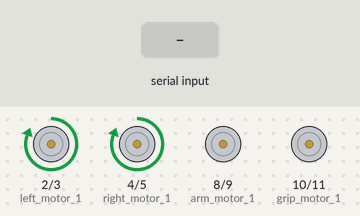
A sketch run on a simulated Arduino Uno, built with avr-gcc and run on an emulated ATmega328P. Shown: motor-driver pin pairs drawn as motors (green arrow = first pin HIGH = forward, orange = second pin HIGH = backward, longer = more drive). Inputs (shaded band) come from the test bench.

Above: at 2.2 s.
2.3 s: "b" received over Serial
At 2.5 s:
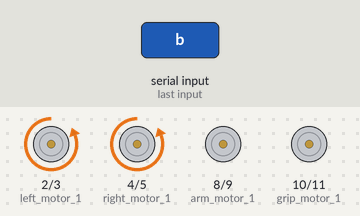
5.3 s: "l" received over Serial
At 6.3 s:
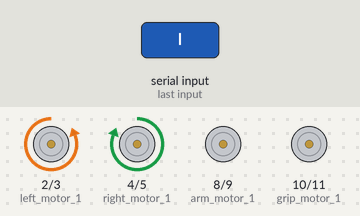
7.9 s: "r" received over Serial
At 8.9 s:
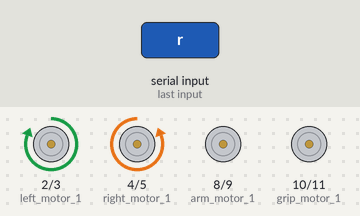
10.5 s: "u" received over Serial
At 12.5 s:
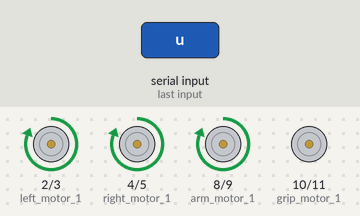
13.5 s: "d" received over Serial
At 14.8 s:
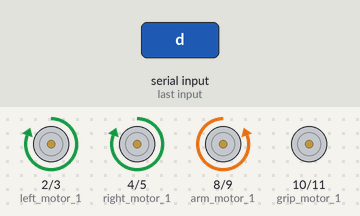
16.5 s: "o" received over Serial
At 17.7 s:
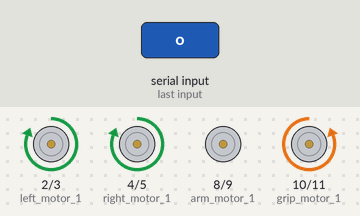
Timing chart, 0 to 19.5 s (numbered marks = the images above; inputs shaded):
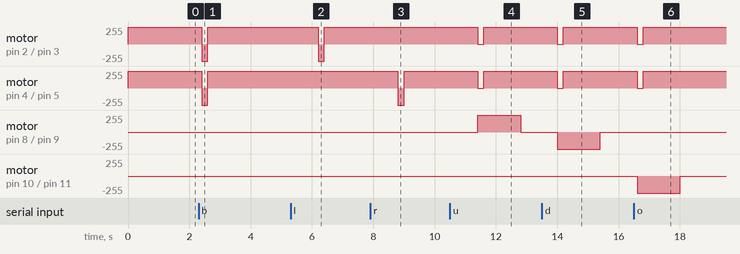

The sketch:

Pick_and_place_robot_modified.ino
```cpp
// bluetooth pin connections TX-->RX of arduino,,,,,RX--> TX of arduino

const int left_motor_1=2;   // rightside front motor terminal 1
const int left_motor_2=3;   // rightside front motor terminal 2
const int right_motor_1=4;  // rightside back motor terminal 1
const int right_motor_2=5;  // rightside back motor terminal 2

const int  arm_motor_1=8;   // hand movement motor terminal 1
const int  arm_motor_2=9;   // hand movement motor terminal 2
const int  grip_motor_1=10; // gripper motor terminal 1
const int  grip_motor_2=11; // gripper motor terminal 2

void setup()
{
pinMode(left_motor_1,OUTPUT);
pinMode(left_motor_2,OUTPUT);
pinMode(right_motor_1,OUTPUT);
pinMode(right_motor_2,OUTPUT);

pinMode(arm_motor_1,OUTPUT);
pinMode(arm_motor_2,OUTPUT);
pinMode(grip_motor_1,OUTPUT);
pinMode(grip_motor_2,OUTPUT);
Serial.begin(9600);
}

void default1()
{
digitalWrite(left_motor_1,LOW);
digitalWrite(left_motor_2,LOW);
digitalWrite(right_motor_1,LOW);
digitalWrite(right_motor_2,LOW);

digitalWrite(arm_motor_1,LOW);
digitalWrite(arm_motor_2,LOW);
digitalWrite(grip_motor_1,LOW);
digitalWrite(grip_motor_2,LOW);
}


void loop()
{
  {
  forward();
  delay(1000);
  default1();
  }
  while(Serial.available())
  {
    char command = Serial.read();
    switch(command)
    {
      case 'f':
      forward();
      break;

      case 'b':
      backward();
      break;

      case 'l':
      left_turn();
      break;

      case 'r':
      right_turn();
      break;
    }
    if(command == 'u')
    arm_up();

    if (command == 'd')
    arm_down();

    if (command == 'o')
    gripper_open();

    if(command == 'c')
    gripper_close();

    if(command == 's')
    default1();
  }
}

void forward()
{
  digitalWrite(left_motor_1,HIGH);
  digitalWrite(left_motor_2,LOW);
  digitalWrite(right_motor_1,HIGH);
  digitalWrite(right_motor_2,LOW);
  delay(200);
}

void backward()
{
  digitalWrite(left_motor_1,LOW);
  digitalWrite(left_motor_2,HIGH);
  digitalWrite(right_motor_1,LOW);
  digitalWrite(right_motor_2,HIGH);
  delay(200);
}

void left_turn()
{
  digitalWrite(left_motor_1,LOW);
  digitalWrite(left_motor_2,HIGH);
  digitalWrite(right_motor_1,HIGH);
  digitalWrite(right_motor_2,LOW);
  delay(200);
}

void right_turn()
{
  digitalWrite(left_motor_1,HIGH);
  digitalWrite(left_motor_2,LOW);
  digitalWrite(right_motor_1,LOW);
  digitalWrite(right_motor_2,HIGH);
  delay(200);
}

void arm_up()
  {
    digitalWrite(arm_motor_1,HIGH);
    digitalWrite(arm_motor_2,LOW);
    delay(200);
  }
void arm_down()
  {
    digitalWrite(arm_motor_1,LOW);
    digitalWrite(arm_motor_2,HIGH);
    delay(200);
  }

void gripper_close()
  {
    digitalWrite(grip_motor_1,HIGH);
    digitalWrite(grip_motor_2,LOW);
    delay(200);
  }

void gripper_open()
  {
    digitalWrite(grip_motor_1,LOW);
    digitalWrite(grip_motor_2,HIGH);
    delay(200);
  }
```

Measured:
- after the input at 2.3 s, motor on pin 2 (left_motor_1) / pin 3 (left_motor_2), motor on pin 4 (right_motor_1) / pin 5 (right_motor_2): forward 255/255 → backward 255/255 after 0.10 s, → forward 255/255 0.20 s later
- after the input at 5.3 s, motor on pin 2 (left_motor_1) / pin 3 (left_motor_2): forward 255/255 → backward 255/255 after 0.90 s, → forward 255/255 0.20 s later
- after the input at 7.9 s, motor on pin 4 (right_motor_1) / pin 5 (right_motor_2): forward 255/255 → backward 255/255 after 0.90 s, → forward 255/255 0.20 s later
- after the input at 10.5 s, motor on pin 2 (left_motor_1) / pin 3 (left_motor_2), motor on pin 4 (right_motor_1) / pin 5 (right_motor_2): forward 255/255 → stopped after 0.90 s, → forward 255/255 0.20 s later; motor on pin 8 (arm_motor_1) / pin 9 (arm_motor_2): stopped → forward 255/255 after 0.90 s, → stopped 1.4 s later
- after the input at 13.5 s, motor on pin 2 (left_motor_1) / pin 3 (left_motor_2), motor on pin 4 (right_motor_1) / pin 5 (right_motor_2): forward 255/255 → stopped after 0.50 s, → forward 255/255 0.20 s later; motor on pin 8 (arm_motor_1) / pin 9 (arm_motor_2): stopped → backward 255/255 after 0.50 s, → stopped 1.4 s later
- after the input at 16.5 s, motor on pin 2 (left_motor_1) / pin 3 (left_motor_2), motor on pin 4 (right_motor_1) / pin 5 (right_motor_2): forward 255/255 → stopped after 0.10 s, → forward 255/255 0.20 s later; motor on pin 10 (grip_motor_1) / pin 11 (grip_motor_2): stopped → backward 255/255 after 0.10 s, → stopped 1.4 s later
